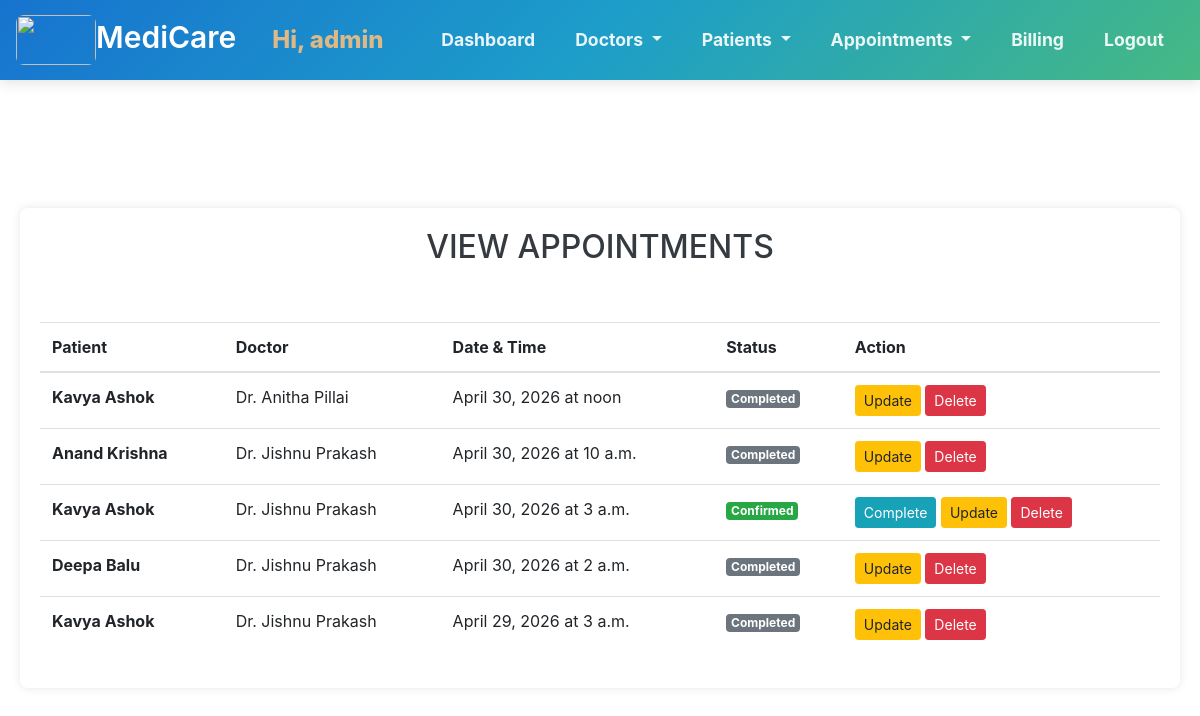
/adminviewappointment/ (signed in), run on the app's committed database.
### Home/models.py (models this page shows, shortened)
class Appointment(models.Model):
    STATUS_CHOICES = [
        ('PENDING', 'Pending'),
        ('CONFIRMED', 'Confirmed'),
        ('COMPLETED', 'Completed'),
    ]
    doctor = models.ForeignKey(Doctor, on_delete=models.CASCADE, related_name='appointments')
    patient = models.ForeignKey(Patient, on_delete=models.CASCADE, related_name='appointments')
    date = models.DateField()
    time = models.TimeField()
    reason = models.TextField(null=True,blank=True)
    status = models.CharField(max_length=20, choices=STATUS_CHOICES, default='PENDING')
    class Meta:
        unique_together = ('doctor', 'date', 'time')

class Patient(models.Model):
    GENDER_CHOICES = [
        ('MALE', 'Male'),
        ('FEMALE','Female'),
    ]
    user = models.OneToOneField(User, on_delete=models.CASCADE, primary_key=True)
    phone = models.CharField(max_length=15)
    gender = models.CharField(max_length=10, choices=GENDER_CHOICES)
    address = models.TextField()
    age =models.IntegerField(null=True,blank=True)

class Doctor(models.Model):
    user = models.OneToOneField(User, on_delete=models.CASCADE, primary_key=True)
    specialization = models.ForeignKey(Specialization, on_delete=models.SET_NULL,
        null=True,
        blank=True)
    img=models.ImageField(upload_to='Doctor',null=True,blank=True)
    phone = models.CharField(max_length=15)
    status = models.BooleanField(default=False)

### Home/views.py (the view)
# urls.py: path('adminviewappointment/',admin_view_appointmentfn, name='admin_view_appointment'),
@login_required
@user_passes_test(lambda u: u.is_superuser)
def admin_view_appointmentfn(request):
    appointments = Appointment.objects.all().order_by('-date', '-time')
    return render(request, 'admin_view_appointments.html', {'a': appointments})

### Home/templates/admin_view_appointments.html (shortened to what this page needs)
{% extends 'admin_dashboard_navbar.html' %}
{% load static %}
{% block style %}
    <link rel="stylesheet" href="{% static 'css/admin_view_doctor.css' %}">
    <link rel="stylesheet" href="https://stackpath.bootstrapcdn.com/bootstrap/4.5.2/css/bootstrap.min.css">
    <link rel="stylesheet" href="https://cdn.datatables.net/1.10.21/css/jquery.dataTables.min.css">
    <link rel="stylesheet" href="https://cdn.datatables.net/buttons/1.6.2/css/buttons.dataTables.min.css">
    <link rel="stylesheet" href="https://cdn.datatables.net/responsive/2.2.5/css/responsive.dataTables.min.css">
{% endblock %}
{% block content %}
<div  class="sub" style="margin:20px;margin-top: 80px; ">
<h2 class="text-center">VIEW APPOINTMENTS</h2>
<br><br>
<table id="example" class="table table-hover display responsive nowrap" style="width:100%">
    <thead>
       <tr>
            <th>Patient</th>
            <th>Doctor</th>
            <th>Date & Time</th>
            <th>Status</th>
            <th>Action</th>
        </tr>
    </thead>
    <tbody>
        {% for i in a %}
        <tr>
            <td><strong>{{ i.patient.user.first_name }}  {{ i.patient.user.last_name }}</strong></td>
            <td>Dr. {{ i.doctor.user.first_name }} {{ i.doctor.user.last_name }}</td>
            <td>{{ i.date }} at {{ i.time }}</td>
            <td>
                {% if i.status == 'PENDING' %}
                    <span class="badge badge-warning">Pending</span>
                {% elif i.status == 'CONFIRMED' %}
                    <span class="badge badge-success">Confirmed</span>
                {% else %}
                    <span class="badge badge-secondary">Completed</span>
                {% endif %}
            </td>
            <td>
                {% if i.status == 'PENDING' %}
                    <a href="{% url 'approve_appointment' i.id %}" class="btn btn-sm btn-success">Approve</a>
                {% elif i.status == 'CONFIRMED' %}
                    <a href="{% url 'complete_appointment' i.id %}" class="btn btn-sm btn-info">Complete</a>
                {% endif %}
                <a href="{% url 'admin_edit_appointment' i.id %}" class="btn btn-sm btn-warning">Update</a>
                <a href="{% url 'admin_delete_appointment' i.id %}" class="btn btn-sm btn-danger" onclick="return confirm('Delete?')">Delete</a>
            </td>
        </tr>
        {% endfor %}
    </tbody>
</table>
</div>
{% endblock %}

### Home/templates/admin_dashboard_navbar.html (shortened to what this page needs)
<!DOCTYPE html>
{% load static %}
<html lang="en">
<head>
    <link rel="stylesheet" href="{% static 'css/dashboard_navbar.css' %}">
    <link rel="stylesheet" href="https://cdnjs.cloudflare.com/ajax/libs/font-awesome/7.0.1/css/all.min.css">
    <link rel="stylesheet" href="https://cdn.jsdelivr.net/npm/bootstrap@4.6.2/dist/css/bootstrap.min.css">
{% block style %}
{% endblock %}
</head>
<body>
    <nav class="navbar navbar-expand-sm navbar-light" style="background-color:#e3f2fd;">
      <a class="navbar-brand" style="font-size: 30px; color:white;" href="/admindashboard/"><img src="https://encrypted-tbn0.gstatic.com/images?q=tbn:ANd9GcQIdSdz_l9F0FhTWLfv8Kr0Z9CkHO3_VCScfQ&s" style="width: 80px;height: 50px;" alt="">MediCare</a>
        <div class="collapse navbar-collapse" id="navbarSupportedContent">
            <h1 class="welcome d-none d-lg-inline-block">Hi, {{user.username}}</h1>
            <ul class="navbar-nav ml-auto text-center">
                <li class="nav-item active">
                    <a class="nav-link" href="/admindashboard/">Dashboard</a>
                </li>
                <li class="nav-item dropdown active">
            <a class="nav-link dropdown-toggle" href="#" id="navbarDropdown" role="button" data-toggle="dropdown" aria-haspopup="true" aria-expanded="false">
            Doctors
            </a>
        </li>
        <li class="nav-item dropdown active">
            <a class="nav-link dropdown-toggle" href="#" id="navbarDropdown" role="button" data-toggle="dropdown" aria-haspopup="true" aria-expanded="false">
            Patients
            </a>
        </li>
        <li class="nav-item dropdown active">
            <a class="nav-link dropdown-toggle" href="#" id="navbarDropdown" role="button" data-toggle="dropdown" aria-haspopup="true" aria-expanded="false">
            Appointments
            </a>
        </li>
        <li class="nav-item">
            <a class="nav-link text-white" href="/adminviewbills/">
                 Billing
            </a>
        </li>
        <li class="nav-item active">
            <a class="nav-link" href="/logout/">Logout</a>
        </li>
    </ul>
    </div>
</nav><br><br>
    {% block content %}
    {% endblock %}
</body>
</html>

### Home/static/css/dashboard_navbar.css (style rules this page uses)
.navbar { background-image: linear-gradient(135deg, rgb(23, 115, 207), rgb(29, 158, 201), rgb(70, 185, 131)); min-height: 80px; padding: 10px 20px; box-shadow: 0 4px 12px rgba(0,0,0,0.1); }
.navbar-brand { font-weight: 600; font-size: 1.8rem; color: white !important; }
.welcome { color: #deb887; font-size: clamp(1rem, 2vw, 1.5rem); font-weight: 800; margin: 0 20px; }
.navbar-nav .nav-link { font-size: 1.1rem; font-weight: 700; color: rgba(255, 255, 255, 0.9) !important; transition: all 0.3s ease; padding: 8px 15px !important; margin: 0 5px; }
.navbar-brand img { border-radius: 8px; width: 60px; height: auto; }

### Home/static/css/admin_view_doctor.css (style rules this page uses)
body { background-color: #f8f9fa; }
.sub { background: white; padding: 20px; border-radius: 8px; box-shadow: 0 0 10px rgba(0,0,0,0.1); margin: 20px auto; }
.table { font-size: 16px; }
h2 { font-weight: 600; color: #343a40; margin-bottom: 30px; }
.badge-success { background-color: rgb(33, 153, 33); border-radius: 50px; }

### data on the page
Appointment: patient.user.first_name "Kavya", patient.user.last_name "Ashok", doctor.user.first_name "Anitha", doctor.user.last_name "Pillai", date "April 30, 2026", time "noon", status "Completed"
Appointment: patient.user.first_name "Anand", patient.user.last_name "Krishna", doctor.user.first_name "Jishnu", doctor.user.last_name "Prakash", date "April 30, 2026", time "10 a.m.", status "Completed"
Appointment: patient.user.first_name "Kavya", patient.user.last_name "Ashok", doctor.user.first_name "Jishnu", doctor.user.last_name "Prakash", date "April 30, 2026", time "3 a.m.", status "Confirmed"
Appointment: patient.user.first_name "Deepa", patient.user.last_name "Balu", doctor.user.first_name "Jishnu", doctor.user.last_name "Prakash", date "April 30, 2026", time "2 a.m.", status "Completed"
Appointment: patient.user.first_name "Kavya", patient.user.last_name "Ashok", doctor.user.first_name "Jishnu", doctor.user.last_name "Prakash", date "April 29, 2026", time "3 a.m.", status "Completed"

### other printed values
{{ user.username }} "admin"
